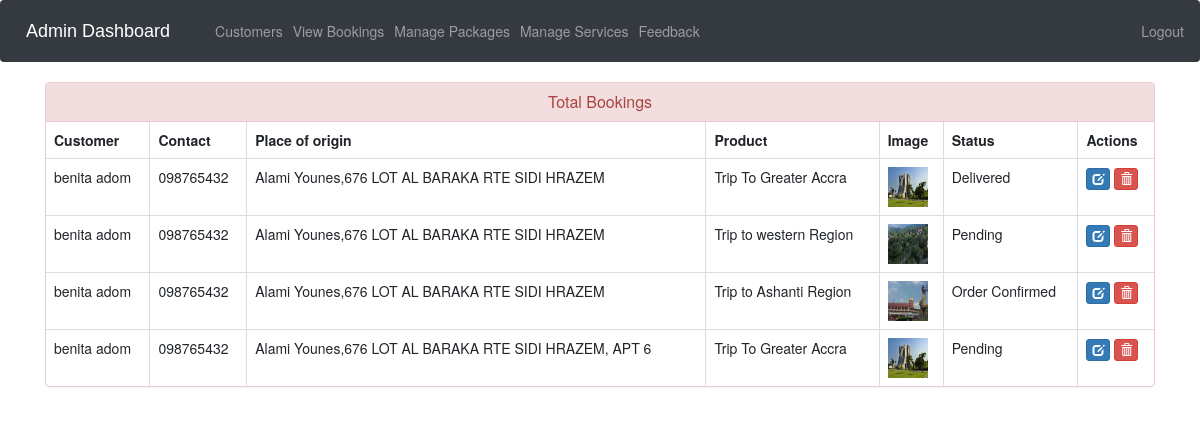
Page /admin-view-booking (signed in) on the committed database.
### ecom/models.py (models this page shows, shortened)
class Customer(models.Model):
    user=models.OneToOneField(User,on_delete=models.CASCADE)
    profile_pic= models.ImageField(upload_to='profile_pic/CustomerProfilePic/',null=True,blank=True)
    address = models.CharField(max_length=40)
    mobile = models.CharField(max_length=20,null=False)
    @property
    def get_name(self):
        return self.user.first_name+" "+self.user.last_name

class Orders(models.Model):
    STATUS =(
        ('Pending','Pending'),
        ('Confirmed',' Confirmed'),
        ('Tour Started','Tour Started'),
        ('Tour Ended','Tour Ended'),
    )
    customer=models.ForeignKey('Customer', on_delete=models.CASCADE,null=True)
    product=models.ForeignKey('Product',on_delete=models.CASCADE,null=True)
    email = models.CharField(max_length=50,null=True)
    address = models.CharField(max_length=500,null=True)
    mobile = models.CharField(max_length=20,null=True)
    order_date= models.DateField(auto_now_add=True,null=True)
    status=models.CharField(max_length=50,null=True,choices=STATUS)

class Product(models.Model):
    name = models.CharField(max_length=40)
    product_image = models.ImageField(upload_to='product_image/', null=True, blank=True)
    price = models.PositiveIntegerField()
    detailed_description = models.CharField(max_length=2000 ,default='Fill in ')
    short_description = models.CharField(max_length=40)

### ecom/views.py (the view)
# urls.py: path('admin-view-booking', views.admin_view_booking_view,name='admin-view-booking'),
@login_required(login_url='adminlogin')
def admin_view_booking_view(request):
    orders=models.Orders.objects.all()
    ordered_products=[]
    ordered_bys=[]
    for order in orders:
        ordered_product=models.Product.objects.all().filter(id=order.product.id)
        ordered_by=models.Customer.objects.all().filter(id = order.customer.id)
        ordered_products.append(ordered_product)
        ordered_bys.append(ordered_by)
    return render(request,'ecom/admin_view_booking.html',{'data':zip(ordered_products,ordered_bys,orders)})

### templates/ecom/admin_view_booking.html (shortened to what this page needs)
{% extends 'ecom/admin_base.html' %}
{% load static %}
{% block content %}
<head>
  <link href="//netdna.bootstrapcdn.com/bootstrap/3.0.0/css/bootstrap.min.css" rel="stylesheet" id="bootstrap-css">
</head>
<div class="container">
  <div class="panel panel-danger">
    <div class="panel-heading">
      <h6 class="panel-title">Total  Bookings</h6>
    </div>
    <table class="table table-hover table-bordered" id="dev-table">
      <thead>
        <tr>
          <th>Customer</th>
          <th>Contact</th>
          <th>Place of origin</th>
          <th>Product</th>
          <th>Image</th>
          <th>Status</th>
          <th>Actions</th>
        </tr>
      </thead>
      {% for product,customer,order in data %}
      <tr>
        {% for c in customer %}
        <td> {{c.get_name}}</td>
        <td>{{c.mobile}}</td>
        <td>{{order.address}}</td>
        {% endfor %}
        {% for p in product %}
        <td> {{p.name}}</td>
        <td> <img src="{% static p.product_image.url %}" alt="Profile Pic" height="40px" width="40px" /></td>
        <td>{{order.status}}</td>
        <td><a class="btn btn-primary btn-xs" href="{% url 'update-order' order.id  %}"><span class="glyphicon glyphicon-edit"></span></a>
        <a class="btn btn-danger btn-xs" href="{% url 'delete-order' order.id  %}"><span class="glyphicon glyphicon-trash"></span></a></td>
        {% endfor %}
      </tr>
      {% endfor %}
    </table>
  </div>
</div>
{% endblock content %}

### templates/ecom/admin_view_booking.html (style rules this page uses)
a:link { text-decoration: none; }
h6 { text-align: center; }

### rows in the picture
Orders: address "Alami Younes,676 LOT AL BARAKA RTE SIDI HRAZEM", status "Delivered"
Customer: get_name "benita adom", mobile "098765432"
Product: name "Trip To Greater Accra", product_image (picture)
Orders: address "Alami Younes,676 LOT AL BARAKA RTE SIDI HRAZEM", status "Pending"
Product: name "Trip to western Region", product_image (picture)
Orders: address "Alami Younes,676 LOT AL BARAKA RTE SIDI HRAZEM", status "Order Confirmed"
Product: name "Trip to Ashanti Region", product_image (picture)
Orders: address "Alami Younes,676 LOT AL BARAKA RTE SIDI HRAZEM, APT 6", status "Pending"
